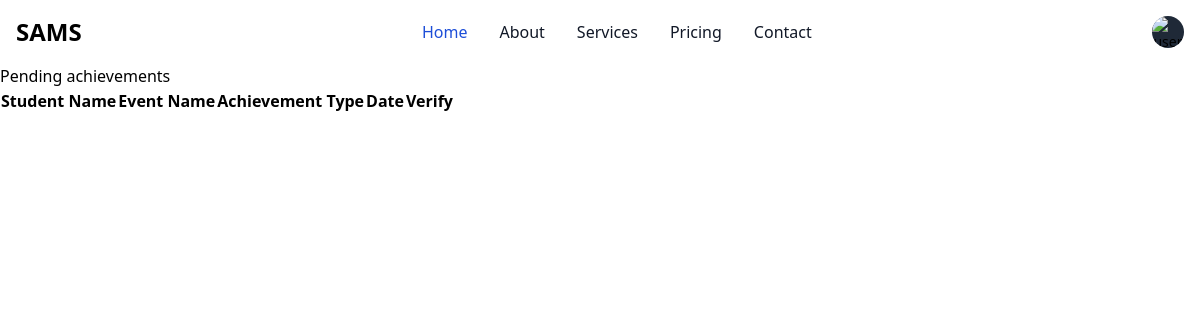
/pendingAchievements/ (signed in), run on an earlier commit of the app's database.
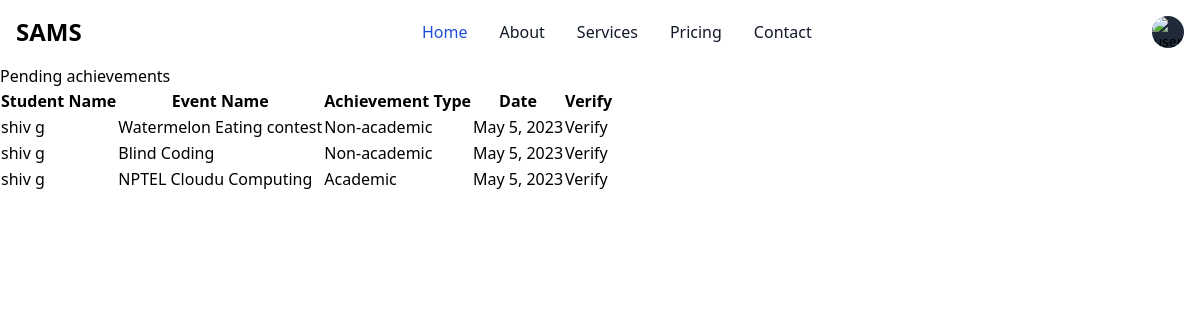
And on a later commit of the database.
### home/models.py (models this page shows)
class StudentAchievement(models.Model):
    type_choices = (
        ('1', 'Academic'),
        ('2', 'Non-Academic'),
    )
    student = models.ForeignKey(Student, on_delete=models.CASCADE, unique=False)
    event_name = models.CharField(max_length=255)
    achievement_type = models.CharField(max_length=255, choices=type_choices)
    category = models.CharField(max_length=255)
    venue = models.CharField(max_length=255)
    date = models.DateField()
    title = models.CharField(max_length=255)
    desc = models.CharField(max_length=255)
    role = models.CharField(max_length=255)
    file = models.FileField(upload_to='achievement_files/')
    image_url = models.URLField()
    approved = models.BooleanField(default=False)
    approved_by = models.ForeignKey(Faculty, on_delete=models.PROTECT, null=True, blank=True)

### users/models.py (models this page shows, shortened)
class Student(models.Model):
    user = models.OneToOneField(CustomUser, on_delete=models.CASCADE)
    enrollment_number = models.CharField(max_length=20)
    batch_year = models.IntegerField()
    semester = models.IntegerField()
    section = models.CharField(max_length=10)
    shift = models.CharField(max_length=10)

class CustomUser(AbstractUser):
    profile_picture = models.ImageField(upload_to='profile_pics/', blank=True, null=True)
    portfolio_links = models.URLField(max_length=200, blank=True)
    department = models.CharField(max_length=100, null=False, blank=False)
    is_active = models.BooleanField(default=True)

### home/views.py (the view)
# urls.py: path('pendingAchievements/', view_pending, name="pending achievements"),
def view_pending(request):
    pending = StudentAchievement.objects.filter(approved=0)
    return render(request, 'home/pending_achievements.html', {'pending': pending})

### home/templatetags/home_extras.py (called while the page is built)
@register.filter(name="achievement_type")
def achievement_type(value):
    if value == '1':
        return "Academic"
    elif value == '2':
        return "Non-academic"

### templates/home/pending_achievements.html (shortened to what this page needs)
{% extends 'base.html' %}
{% load home_extras %}
{% block heading %} Pending achievements {% endblock %}
{% block content %}
<table>
    <thead>
        <th> Student Name </th>
        <th> Event Name </th>
        <th> Achievement Type </th>
        <th> Date </th>
        <th> Verify </th>
    </thead>
    {% for achievement in pending %}
    <tr>
        <td> {{ achievement.student.user.first_name }} {{ achievement.student.user.last_name }}</td>
        <td> {{ achievement.event_name }}</td>
        <td> {{ achievement.achievement_type|achievement_type }}</td>
        <td> {{ achievement.date }}</td>
        <td> <a href="{% url 'home:achievement details' achievement.id %}">Verify</a></td>
    </tr>
    {% endfor %}
</table>
{% endblock %}

### templates/base.html (shortened to what this page needs)
{% load static %}
<!DOCTYPE html>
<html lang="en">
<head>
    <script src="https://cdn.tailwindcss.com"></script>
</head>
<body >
<header class="site-header">
    <nav class="bg-white border-gray-200 dark:bg-gray-900">
        <div class="max-w-screen-xl flex flex-wrap items-center justify-between mx-auto p-4">
        <a href="/" class="flex items-center">
            <span class="self-center text-2xl font-semibold whitespace-nowrap dark:text-white">SAMS</span>
        </a>
        <div class="flex items-center md:order-2">
          {% if user.is_authenticated %}
            <button type="button" class="flex mr-3 text-sm bg-gray-800 rounded-full md:mr-0 focus:ring-4 focus:ring-gray-300 dark:focus:ring-gray-600" id="user-menu-button" aria-expanded="false" data-dropdown-toggle="user-dropdown" data-dropdown-placement="bottom">
              <img class="w-8 h-8 rounded-full" src="{{user.profile.portfolio_pic.url}}" alt="user photo">
            </button>
            {% endif %}
        </div>
        <div class="items-center justify-between hidden w-full md:flex md:w-auto md:order-1" id="navbar-user">
          <ul class="flex flex-col font-medium p-4 md:p-0 mt-4 border border-gray-100 rounded-lg bg-gray-50 md:flex-row md:space-x-8 md:mt-0 md:border-0 md:bg-white dark:bg-gray-800 md:dark:bg-gray-900 dark:border-gray-700">
            <li>
              <a href="/" class="block py-2 pl-3 pr-4 text-white bg-blue-700 rounded md:bg-transparent md:text-blue-700 md:p-0 md:dark:text-blue-500" aria-current="page">Home</a>
            </li>
            <li>
              <a href="#" class="block py-2 pl-3 pr-4 text-gray-900 rounded hover:bg-gray-100 md:hover:bg-transparent md:hover:text-blue-700 md:p-0 dark:text-white md:dark:hover:text-blue-500 dark:hover:bg-gray-700 dark:hover:text-white md:dark:hover:bg-transparent dark:border-gray-700">About</a>
            </li>
            <li>
              <a href="#" class="block py-2 pl-3 pr-4 text-gray-900 rounded hover:bg-gray-100 md:hover:bg-transparent md:hover:text-blue-700 md:p-0 dark:text-white md:dark:hover:text-blue-500 dark:hover:bg-gray-700 dark:hover:text-white md:dark:hover:bg-transparent dark:border-gray-700">Services</a>
            </li>
            <li>
              <a href="#" class="block py-2 pl-3 pr-4 text-gray-900 rounded hover:bg-gray-100 md:hover:bg-transparent md:hover:text-blue-700 md:p-0 dark:text-white md:dark:hover:text-blue-500 dark:hover:bg-gray-700 dark:hover:text-white md:dark:hover:bg-transparent dark:border-gray-700">Pricing</a>
            </li>
            <li>
              <a href="#" class="block py-2 pl-3 pr-4 text-gray-900 rounded hover:bg-gray-100 md:hover:bg-transparent md:hover:text-blue-700 md:p-0 dark:text-white md:dark:hover:text-blue-500 dark:hover:bg-gray-700 dark:hover:text-white md:dark:hover:bg-transparent dark:border-gray-700">Contact</a>
            </li>
          </ul>
        </div>
        </div>
      </nav>
</header>
{% block heading %}
{% endblock %}
    {% block content %} Default content {% endblock %}
</body>
</html>

What changed in the data, as far as the page shows it:
added StudentAchievement: student.user.first_name "shiv", student.user.last_name "g", event_name "Watermelon Eating contest", achievement_type|achievement_type "Non-academic", date "May 5, 2023"
added StudentAchievement: student.user.first_name "shiv", student.user.last_name "g", event_name "Blind Coding", achievement_type|achievement_type "Non-academic", date "May 5, 2023"
added StudentAchievement: student.user.first_name "shiv", student.user.last_name "g", event_name "NPTEL Cloudu Computing", achievement_type|achievement_type "Academic", date "May 5, 2023"
